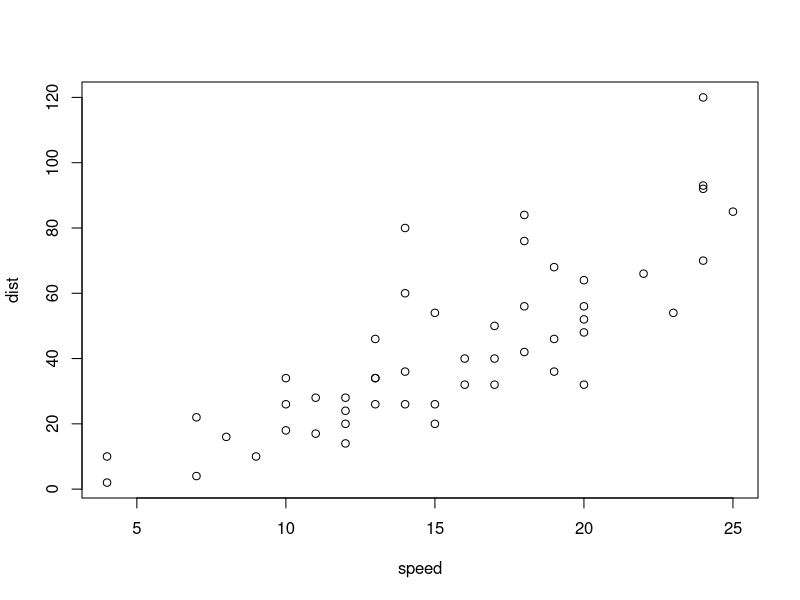
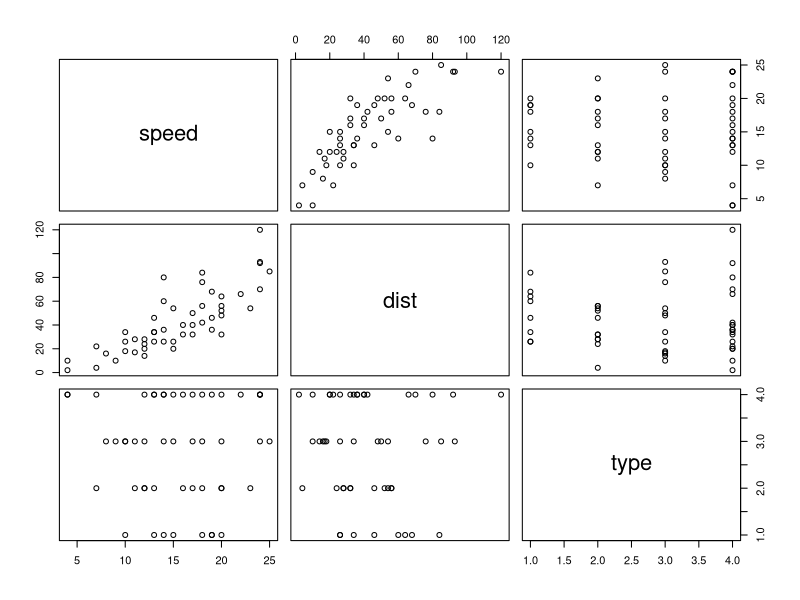
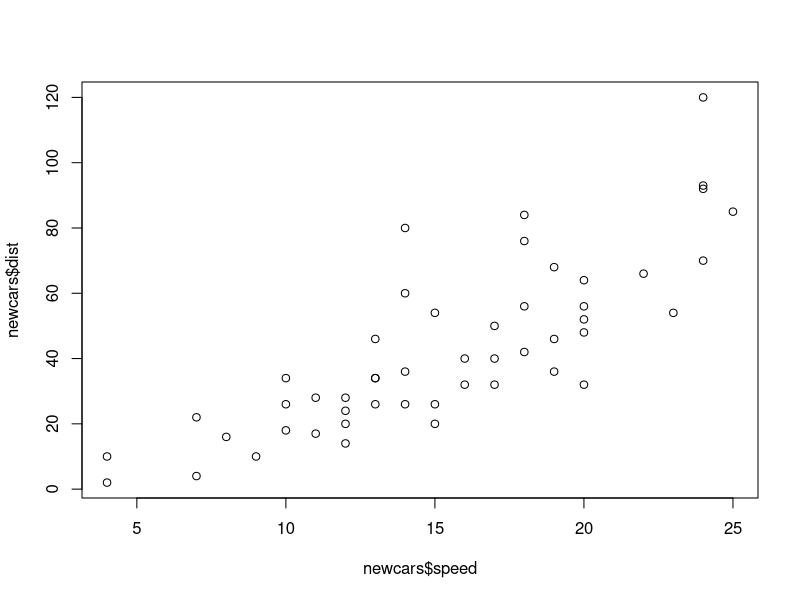
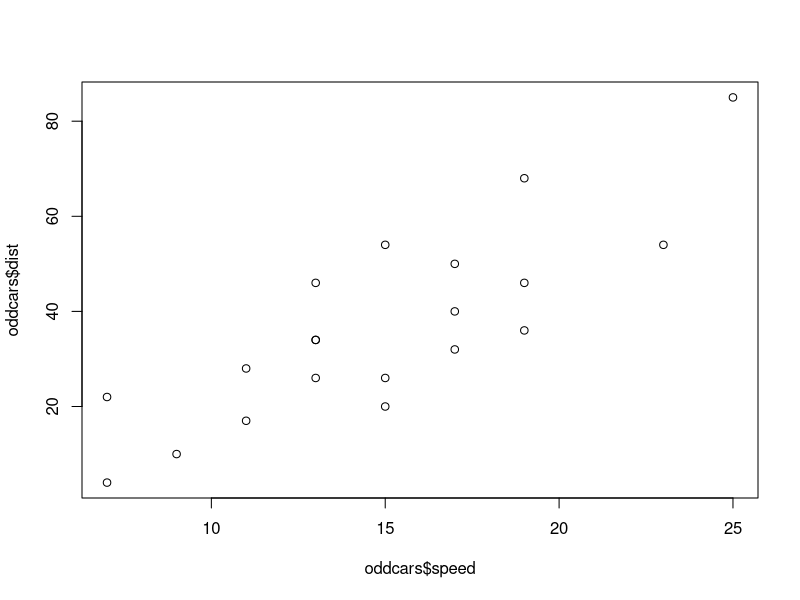

Source code (R) for these figures, in order: (Note: this script raises an error after producing the figures.)
## ---- chunk 1
setwd("~/work/projects/nmsds/guides/R_intro/")
## ---- chunk 2
newcars = read.table("newcars.txt")
## ---- chunk 3
newcars
## ---- chunk 4
n = nrow(newcars)
## ---- chunk 5
summary(newcars)
## ---- chunk 6
colnames(newcars)
rownames(newcars)
## ---- chunk 7
plot(cars)
## ---- chunk 8
plot(newcars)
## ---- chunk 9
plot(newcars$speed, newcars$dist)
## ---- chunk 10
x = 5
x %% 2
x %% 2 == 0
## ---- chunk 11
oddcars = subset(newcars, newcars$speed %% 2 == 1)
head(oddcars)
summary(oddcars)
plot(oddcars$speed, oddcars$dist)
## ---- chunk 12
evenspeeds = subset(newcars, newcars$speed %% 2 == 0, select=c(type, speed))
head(evenspeeds)
## ---- chunk 13
set.seed(1) # Get rid of this to get a new data set each time.
runif(4, min=-1, max=1) # Generate 4 random floating point numbers between -1 and 1.
rnorm(3) # Generate 3 floating point numbers from the N(0,1) distribution
rnorm(5, mean=70, sd=10) # Generate 5 floating point numbers from the N(70,10) distribution
sample(1:10, 4) # Generate 4 integers between 1 and 10 without replacement
## ---- chunk 14
set.seed(42)
newcars = cars
newcars$type = sample(1:4, nrow(newcars), replace=TRUE)

write.csv(newcars, file="newcars.csv")
write.table(newcars, file="newcars.txt")
